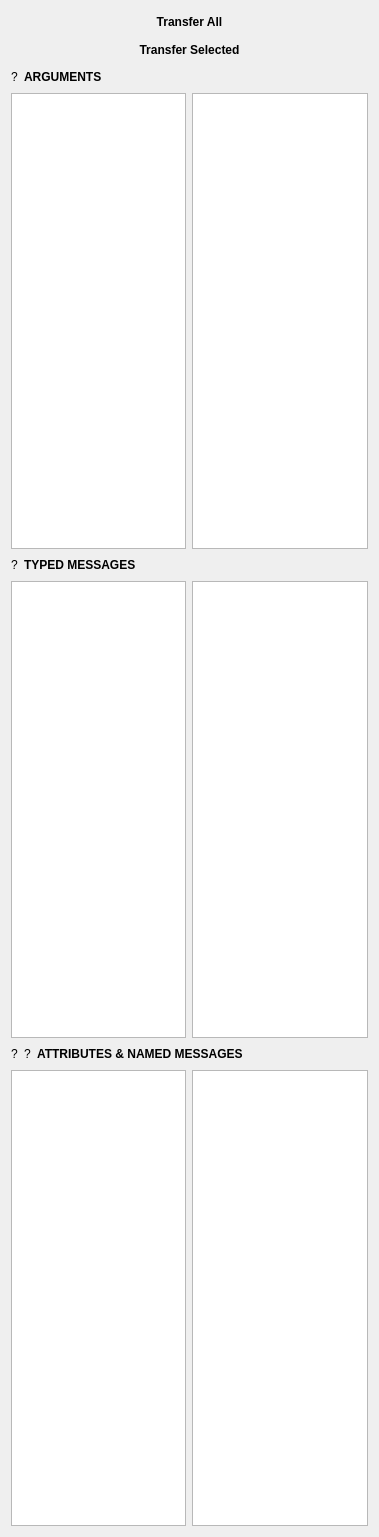
<?xml version="1.0" encoding="UTF-8"?>
<ui version="4.0">
 <class>Suggest::Widget</class>
 <widget class="QWidget" name="Suggest::Widget">
  <property name="geometry">
   <rect>
    <x>0</x>
    <y>0</y>
    <width>379</width>
    <height>1537</height>
   </rect>
  </property>
  <property name="windowTitle">
   <string>Form</string>
  </property>
  <layout class="QGridLayout" name="gridLayout">
   <item row="3" column="0">
    <widget class="Suggest::TreeView" name="argumentSuggestTree"/>
   </item>
   <item row="6" column="0" colspan="2">
    <layout class="QHBoxLayout" name="horizontalLayout_3">
     <item>
      <widget class="QLabel" name="attributeIcon">
       <property name="text">
        <string>?</string>
       </property>
      </widget>
     </item>
     <item>
      <widget class="QLabel" name="nameMessageIcon">
       <property name="text">
        <string>?</string>
       </property>
      </widget>
     </item>
     <item>
      <widget class="QLabel" name="namedMessageInfo">
       <property name="text">
        <string>&lt;html&gt;&lt;head/&gt;&lt;body&gt;&lt;p&gt;&lt;span style=&quot; font-weight:700;&quot;&gt;ATTRIBUTES &amp;amp; NAMED MESSAGES &lt;/span&gt;&lt;/p&gt;&lt;/body&gt;&lt;/html&gt;</string>
       </property>
      </widget>
     </item>
     <item>
      <spacer name="horizontalSpacer_3">
       <property name="orientation">
        <enum>Qt::Orientation::Horizontal</enum>
       </property>
       <property name="sizeHint" stdset="0">
        <size>
         <width>40</width>
         <height>20</height>
        </size>
       </property>
      </spacer>
     </item>
    </layout>
   </item>
   <item row="2" column="0" colspan="2">
    <layout class="QHBoxLayout" name="horizontalLayout">
     <item>
      <widget class="QLabel" name="argumentIcon">
       <property name="text">
        <string>?</string>
       </property>
      </widget>
     </item>
     <item>
      <widget class="QLabel" name="argumentInfo">
       <property name="text">
        <string>&lt;html&gt;&lt;head/&gt;&lt;body&gt;&lt;p&gt;&lt;span style=&quot; font-weight:700;&quot;&gt;ARGUMENTS&lt;/span&gt;&lt;/p&gt;&lt;/body&gt;&lt;/html&gt;</string>
       </property>
      </widget>
     </item>
     <item>
      <spacer name="horizontalSpacer">
       <property name="orientation">
        <enum>Qt::Orientation::Horizontal</enum>
       </property>
       <property name="sizeType">
        <enum>QSizePolicy::Policy::Expanding</enum>
       </property>
       <property name="sizeHint" stdset="0">
        <size>
         <width>40</width>
         <height>20</height>
        </size>
       </property>
      </spacer>
     </item>
    </layout>
   </item>
   <item row="7" column="0">
    <widget class="Suggest::TreeView" name="namedMessageSuggestTree"/>
   </item>
   <item row="4" column="0" colspan="2">
    <layout class="QHBoxLayout" name="horizontalLayout_2">
     <item>
      <widget class="QLabel" name="typedMessageIcon">
       <property name="text">
        <string>?</string>
       </property>
      </widget>
     </item>
     <item>
      <widget class="QLabel" name="typedMessageInfo">
       <property name="text">
        <string>&lt;html&gt;&lt;head/&gt;&lt;body&gt;&lt;p&gt;&lt;span style=&quot; font-weight:700;&quot;&gt;TYPED MESSAGES&lt;/span&gt;&lt;/p&gt;&lt;/body&gt;&lt;/html&gt;</string>
       </property>
      </widget>
     </item>
     <item>
      <spacer name="horizontalSpacer_2">
       <property name="orientation">
        <enum>Qt::Orientation::Horizontal</enum>
       </property>
       <property name="sizeHint" stdset="0">
        <size>
         <width>40</width>
         <height>20</height>
        </size>
       </property>
      </spacer>
     </item>
    </layout>
   </item>
   <item row="3" column="1">
    <widget class="QTreeView" name="argumentPatchTree"/>
   </item>
   <item row="5" column="1">
    <widget class="QTreeView" name="typedMessagePatchTree"/>
   </item>
   <item row="5" column="0">
    <widget class="Suggest::TreeView" name="typedMessageSuggestTree"/>
   </item>
   <item row="7" column="1">
    <widget class="QTreeView" name="namedMessagePatchTree"/>
   </item>
   <item row="0" column="0" colspan="2">
    <widget class="QPushButton" name="transferAllButton">
     <property name="font">
      <font>
       <bold>true</bold>
      </font>
     </property>
     <property name="text">
      <string>Transfer All</string>
     </property>
     <property name="flat">
      <bool>true</bool>
     </property>
    </widget>
   </item>
   <item row="1" column="0" colspan="2">
    <widget class="QPushButton" name="transferSelectedButton">
     <property name="font">
      <font>
       <bold>true</bold>
      </font>
     </property>
     <property name="text">
      <string>Transfer Selected</string>
     </property>
     <property name="flat">
      <bool>true</bool>
     </property>
    </widget>
   </item>
  </layout>
 </widget>
 <customwidgets>
  <customwidget>
   <class>Suggest::TreeView</class>
   <extends>QTreeView</extends>
   <header>SuggestTreeView.h</header>
  </customwidget>
 </customwidgets>
 <resources/>
 <connections/>
</ui>
